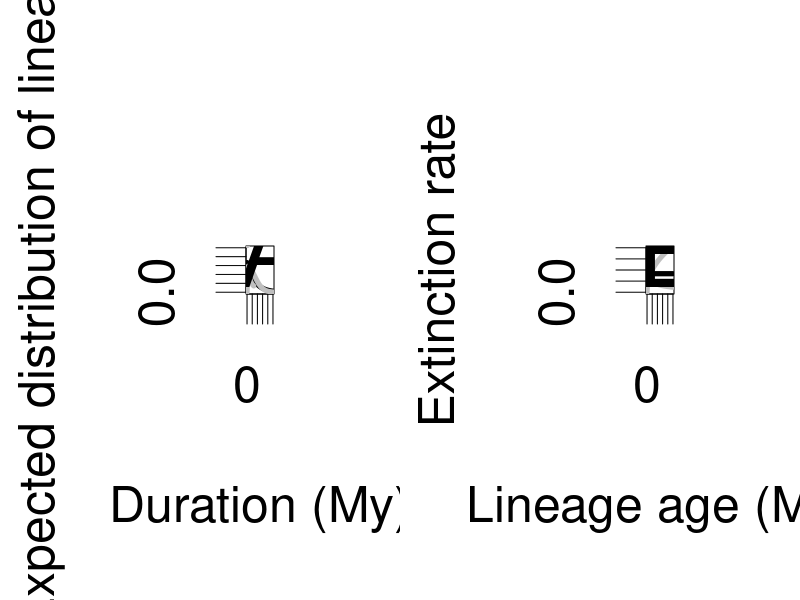

Source code (R):
png(filename = "~/Desktop/ext_behavior.png", width = 2100, height = 1100)

par(mfrow=c(1,2),cex=3)
plot(NA, ylim=c(0, .5), xlim=c(0, 10), ylab="Expected distribution of lineages", xlab="Duration (My)")
curve(dweibull(x, shape = 1, scale = 3), add=T, lwd=5)
curve(dweibull(x, shape = .5, scale = 3), add=T, lwd=5, col="grey75", lty=2)
curve(dweibull(x, shape = 1.45, scale = 3), add=T, lwd=5, col="grey75")
text(x=9.3, y=.47, labels = "A", cex = 2)

scale=3
dur=seq(from=0, to=10, by=.1)
plot(NA, ylim=c(0, .8), xlim=c(0, 10), ylab="Extinction rate", xlab="Lineage age (My)")

shape=1
eP=(shape/scale)*((dur/scale)^(shape-1)) #follwoing eq 1 Hagen et al 2018
lines(x = dur, y=eP, lwd=5)

shape=.5
eP=(shape/scale)*((dur/scale)^(shape-1))
lines(x=dur, y=eP, lwd=5, col="grey75", lty=2 )

shape=1.45
eP=(shape/scale)*((dur/scale)^(shape-1))
lines(x=dur, y=eP, lwd=5, col="grey75")

text(x=9.3, y=.75, labels = "B", cex = 2)

dev.off()

